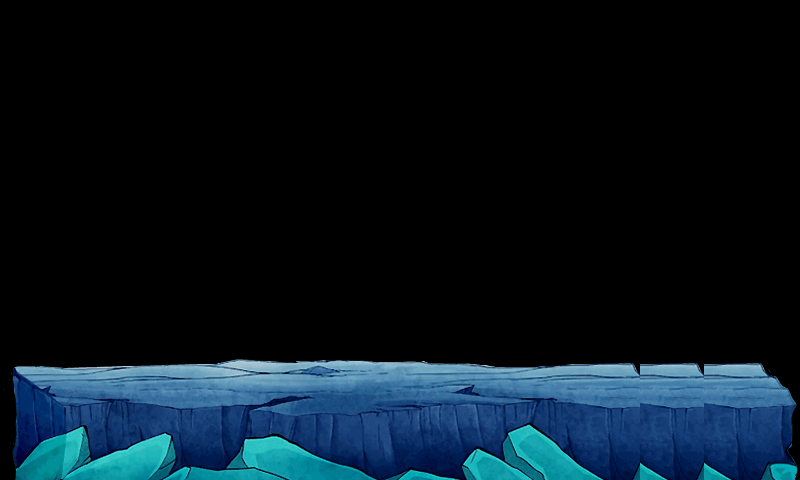

This is a level from a 2D game, rendered from its Tiled map with the project's own tilesets. A one-line summary and the map file follow, with tile-layer data summarised:
An orthogonal 25x15 tile map with 32x32 px tiles, 1 tile layer (root).

<map version="1.0" orientation="orthogonal" renderorder="right-down" width="25" height="15" tilewidth="32" tileheight="32" nextobjectid="1">
 <tileset firstgid="1" name="ground" tilewidth="32" tileheight="32" tilecount="84" columns="21">
  <image source="ground.png" width="672" height="149" />
  <tile id="0">
   <properties>
    <property name="rootX" value="-1" />
    <property name="rootY" value="0" />
   </properties>
  </tile>
  <tile id="1">
   <properties>
    <property name="rootX" value="-1" />
    <property name="rootY" value="0" />
   </properties>
  </tile>
  <tile id="2">
   <properties>
    <property name="rootX" value="-1" />
    <property name="rootY" value="0" />
   </properties>
  </tile>
  <tile id="3">
   <properties>
    <property name="rootX" value="-1" />
    <property name="rootY" value="0" />
   </properties>
  </tile>
  <tile id="4">
   <properties>
    <property name="rootX" value="-1" />
    <property name="rootY" value="0" />
   </properties>
  </tile>
  <tile id="5">
   <properties>
    <property name="rootX" value="-1" />
    <property name="rootY" value="0" />
   </properties>
  </tile>
  <tile id="6">
   <properties>
    <property name="rootX" value="-1" />
    <property name="rootY" value="0" />
   </properties>
  </tile>
  <tile id="7">
   <properties>
    <property name="rootX" value="-1" />
    <property name="rootY" value="0" />
   </properties>
  </tile>
  <tile id="8">
   <properties>
    <property name="rootX" value="-1" />
    <property name="rootY" value="0" />
   </properties>
  </tile>
  <tile id="9">
   <properties>
    <property name="rootX" value="-1" />
    <property name="rootY" value="0" />
   </properties>
  </tile>
  <tile id="10">
   <properties>
    <property name="rootX" value="-1" />
    <property name="rootY" value="0" />
   </properties>
  </tile>
  <tile id="11">
   <properties>
    <property name="rootX" value="-1" />
    <property name="rootY" value="0" />
   </properties>
  </tile>
  <tile id="12">
   <properties>
    <property name="rootX" value="-1" />
    <property name="rootY" value="0" />
   </properties>
  </tile>
  <tile id="13">
   <properties>
    <property name="rootX" value="-1" />
    <property name="rootY" value="0" />
   </properties>
  </tile>
  <tile id="14">
   <properties>
    <property name="rootX" value="-1" />
    <property name="rootY" value="0" />
   </properties>
  </tile>
  <tile id="15">
   <properties>
    <property name="rootX" value="-1" />
    <property name="rootY" value="0" />
   </properties>
  </tile>
  <tile id="16">
   <properties>
    <property name="rootX" value="-1" />
    <property name="rootY" value="0" />
   </properties>
  </tile>
  <tile id="17">
   <properties>
    <property name="rootX" value="-1" />
    <property name="rootY" value="0" />
   </properties>
  </tile>
  <tile id="18">
   <properties>
    <property name="rootX" value="-1" />
    <property name="rootY" value="0" />
   </properties>
  </tile>
  <tile id="19">
   <properties>
    <property name="rootX" value="-1" />
    <property name="rootY" value="0" />
   </properties>
  </tile>
  <tile id="20">
   <properties>
    <property name="rootX" value="-1" />
    <property name="rootY" value="0" />
   </properties>
  </tile>
 </tileset>
 <layer name="root" width="25" height="15">
  <data>[375 cells, 100 non-empty, 84 distinct tile ids]</data>
 </layer>
</map>
